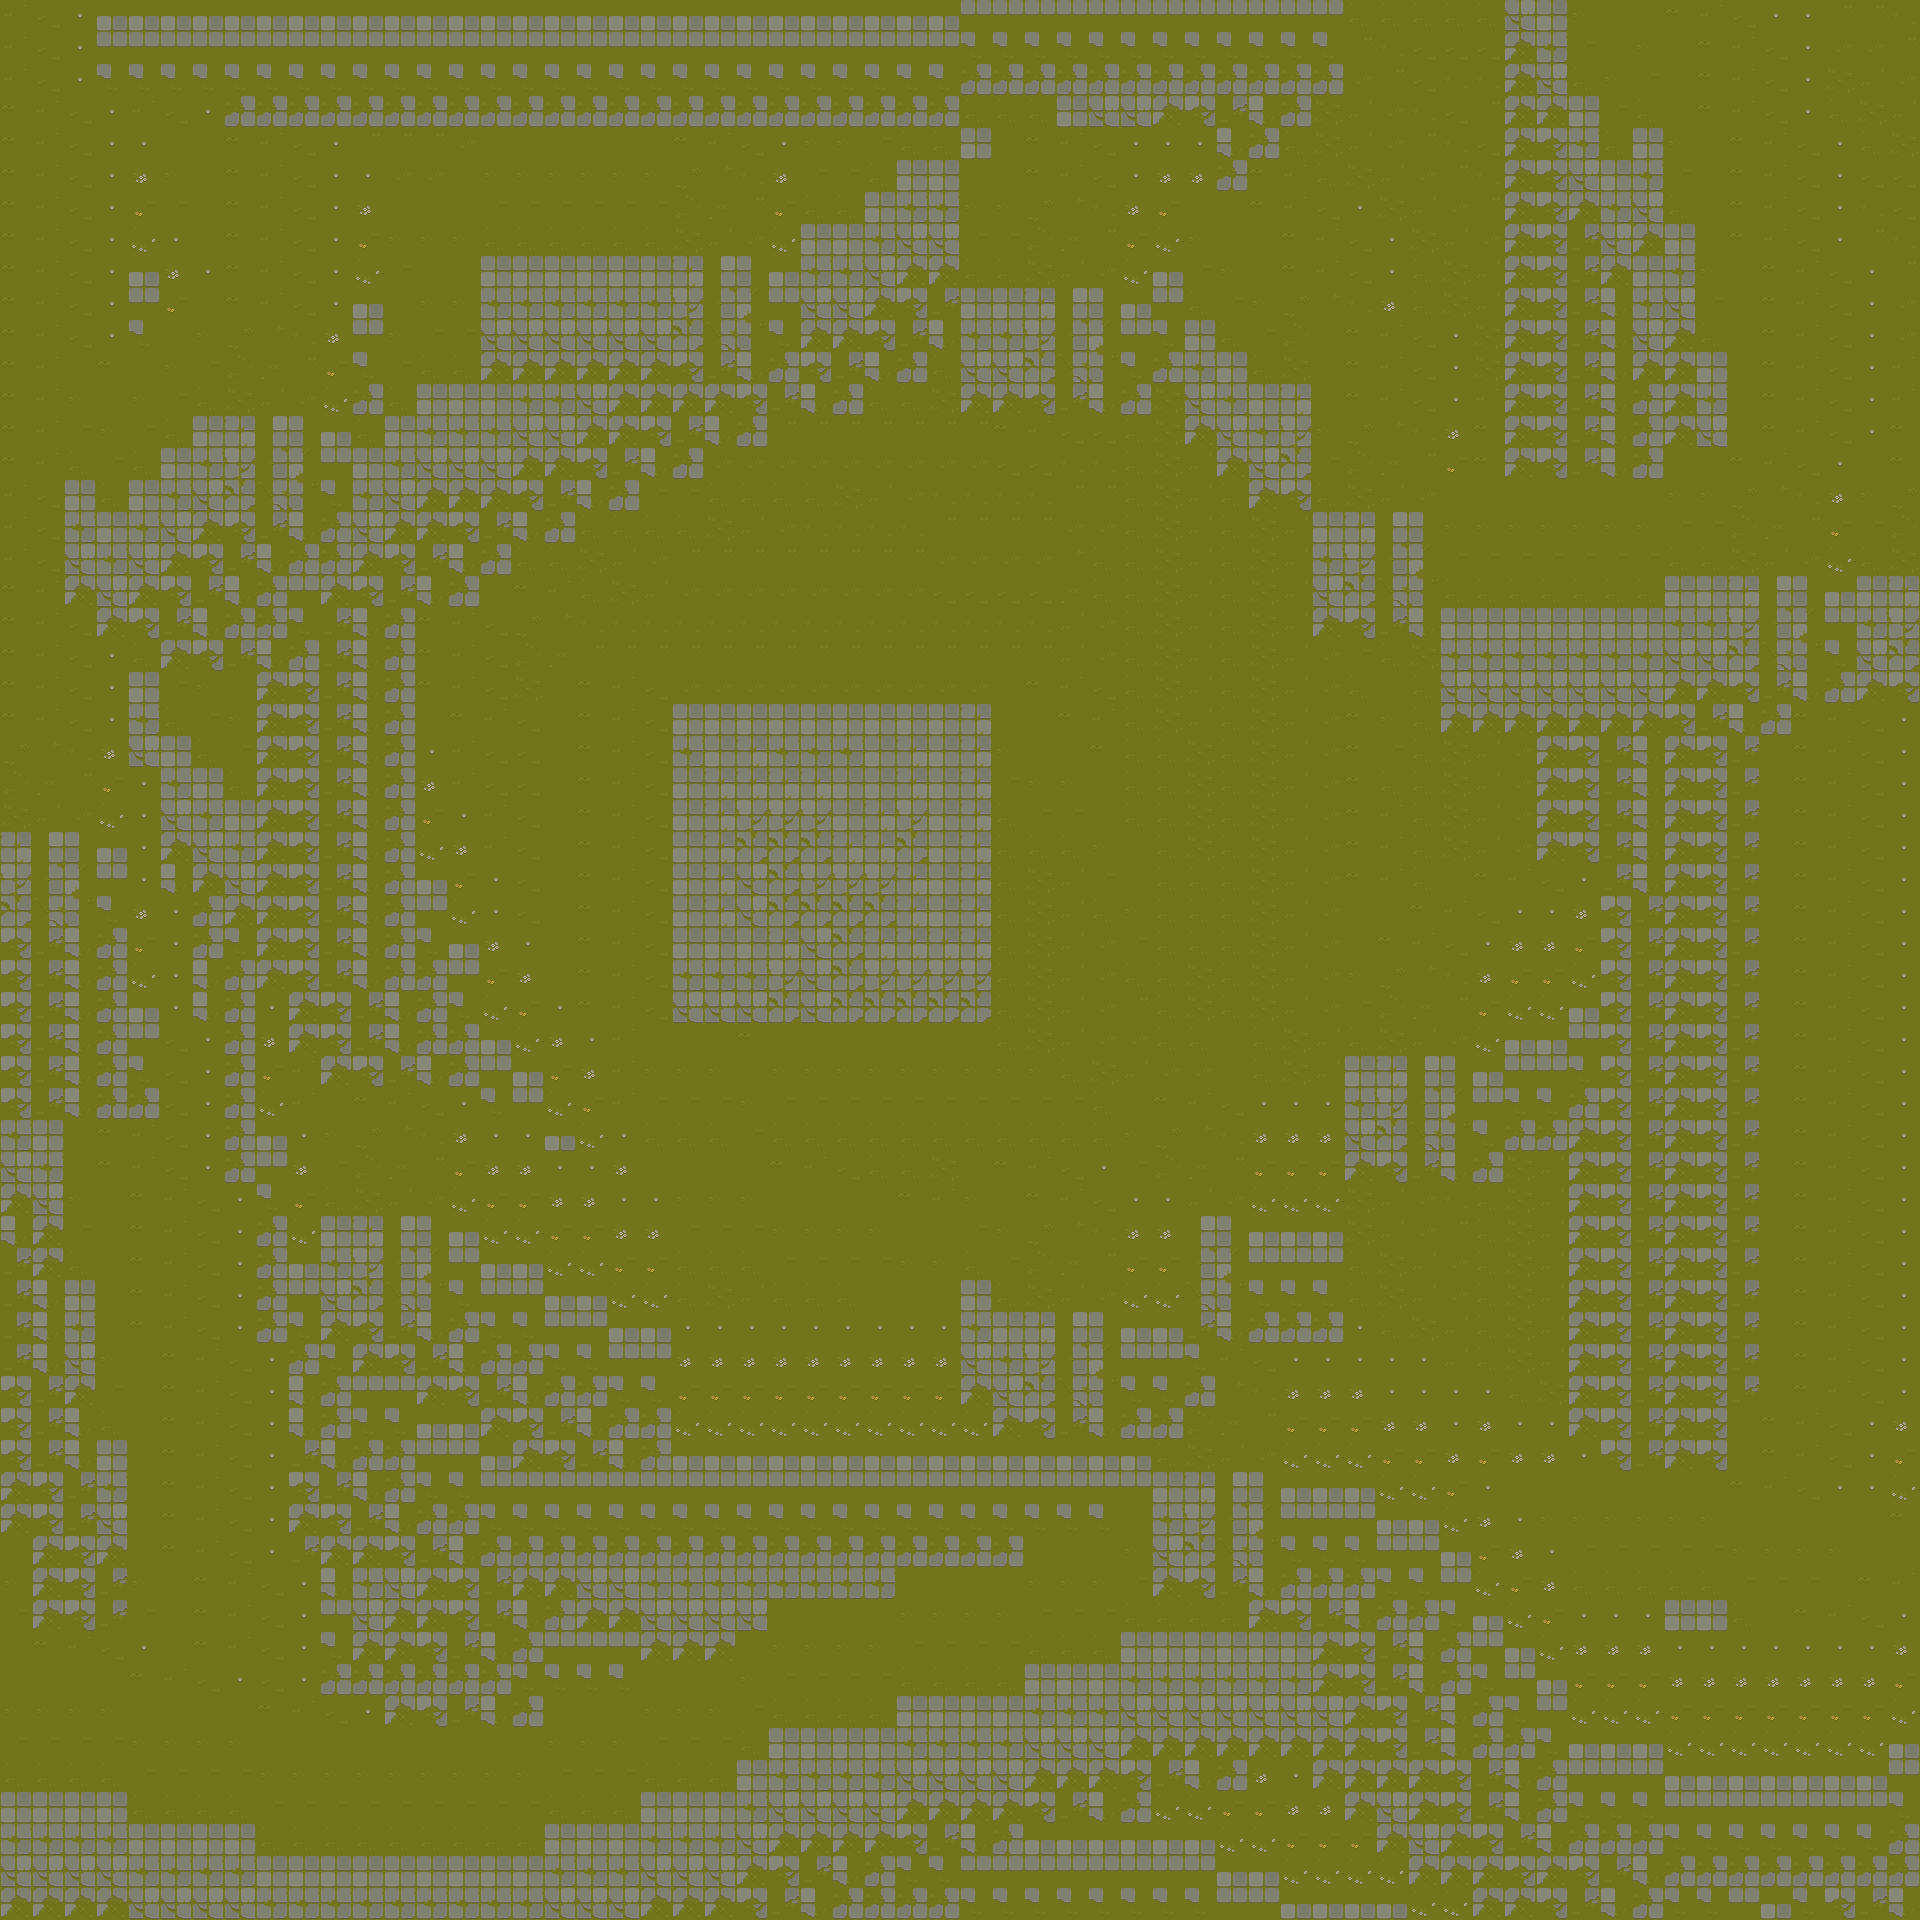

The image is a tile-based game level rendered from a .tmx file. Its description and source (layers, tilesets, objects; grid data summarised) follow:
An orthogonal 60x60 tile map with 32x32 px tiles, 1 tile layer (ground), 2 tilesets and 33 objects (8x bat, 2x bat_1, spawning chest, house, secret passage, ...).

<map version="1.10" tiledversion="1.11.2" orientation="orthogonal" renderorder="right-down" width="60" height="60" tilewidth="32" tileheight="32" infinite="0" nextlayerid="4" nextobjectid="105">
 <tileset firstgid="1" source="house_ground.tsx" />
 <tileset firstgid="65" source="objects_world.tsx" />
 <layer id="1" name="ground" width="60" height="60">
  <data>[3600 cells, 3600 non-empty, 40 distinct tile ids]</data>
 </layer>
 <objectgroup id="2" name="objects">
  <object id="1" gid="75" x="888" y="715" width="109" height="30" />
  <object id="2" gid="75" x="792" y="715.667" width="109" height="30" />
  <object id="3" gid="75" x="696" y="715" width="109" height="30" />
  <object id="4" gid="75" x="666.5" y="714.5" width="109" height="30" />
  <object id="5" gid="74" x="652.5" y="804.5" width="35" height="111" />
  <object id="6" gid="74" x="652" y="891.5" width="35" height="111" />
  <object id="7" gid="74" x="651.5" y="974.5" width="35" height="111" />
  <object id="8" gid="74" x="651" y="1033" width="35" height="111" />
  <object id="9" gid="74" x="963.5" y="805.5" width="35" height="111" />
  <object id="10" gid="74" x="962.5" y="899.5" width="35" height="111" />
  <object id="11" gid="74" x="964" y="994" width="35" height="111" />
  <object id="12" gid="74" x="964" y="1031.5" width="35" height="111" />
  <object id="14" gid="75" x="666.5" y="1035" width="109" height="30" />
  <object id="15" gid="75" x="732.5" y="1034.5" width="109" height="30" />
  <object id="16" gid="75" x="777.5" y="1034.5" width="109" height="30" />
  <object id="17" gid="75" x="860" y="1034.5" width="109" height="30" />
  <object id="18" gid="75" x="888" y="1034.5" width="109" height="30" />
  <object id="70" gid="68" x="831" y="1022.5" width="38" height="51" />
  <object id="97" gid="66" x="948.5" y="756.5" width="32" height="58" />
  <object id="103" name="spawning chest" gid="79" x="703" y="777" width="34" height="32" />
 </objectgroup>
 <objectgroup id="3" name="areas">
  <object id="71" name="house" x="822" y="974" width="52" height="51" />
  <object id="72" name="bat" x="1037" y="677.5">
   <point />
  </object>
  <object id="73" name="bat_1" x="1037" y="677.5">
   <point />
  </object>
  <object id="76" name="bat" type="bat_1" x="726.5" y="689.5">
   <point />
  </object>
  <object id="80" name="bat" x="1021.5" y="814.5">
   <point />
  </object>
  <object id="83" name="bat" x="1014.5" y="1047">
   <point />
  </object>
  <object id="84" name="bat" x="1014.5" y="1047">
   <point />
  </object>
  <object id="86" name="bat" x="838.5" y="1099.5">
   <point />
  </object>
  <object id="87" name="bat" x="616" y="1038.5">
   <point />
  </object>
  <object id="89" name="bat" x="585.5" y="704.5">
   <point />
  </object>
  <object id="93" name="bat" x="638.5" y="864">
   <point />
  </object>
  <object id="98" name="secret passage" x="936.5" y="706.5" width="48.5" height="48.5" />
  <object id="99" name="player_spawn" x="825" y="838">
   <point />
  </object>
 </objectgroup>
</map>
